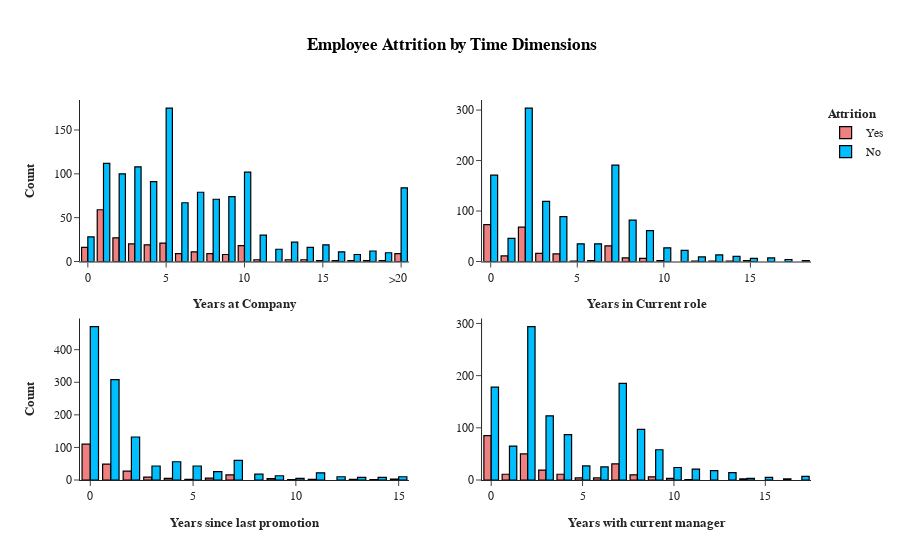

Notebook cell for this chart:
### Markdown cell above
<ul>
    <li><p>Most of the employee job roles are Sales Executive, Research Scientist and Laboratory Technician</p></li>
    <li><p>Job roles of employee having maximum attrition is Sales Executive, Sales Representative, Laboratory Technician and Research Scientist</p></li>
    <li><p>Job Roles having least employee attrition are Research Director, Manager and Healthcare representative</p></li>
</ul>
<br>
<a id='td'></a>
<div style="color:white;
            display:fill;
            border-radius:15px;
            background-color:white;
            font-size:110%;
            font-family:Verdana;
            letter-spacing:1px">
    <h3 style='padding: 10px;
              color:black;
               border:green;
               border-width:2.5px;
               border-style:solid;
              font-family: cursive;
              text-align:center;'>
        Employee Attrition by Time Dimensions
    </h3>
    </div>
<br>
<a href='#top' style='text-decoration:none; font-family: cursive; '>Back to Top^</a><br>

### Code cell
fig=go.Figure()
fig=make_subplots(rows=2,cols=2)
years1=df.groupby(['YearsAtCompany','Attrition'],as_index=False)['Age'].count()
years1['Count']=years1['Age']
years1.drop(columns='Age',axis=1,inplace=True)
years1['YearsAtCompany']=years1['YearsAtCompany'].apply(lambda x: 20 if x>19 else x)
years1=years1.groupby(['YearsAtCompany','Attrition'],as_index=False)['Count'].sum()
years2=df.groupby(['YearsInCurrentRole','Attrition'],as_index=False)['Age'].count()
years2['Count']=years2['Age']
years2.drop(columns='Age',axis=1,inplace=True)
years3=df.groupby(['YearsSinceLastPromotion','Attrition'],as_index=False)['Age'].count()
years3['Count']=years3['Age']
years3.drop(columns='Age',axis=1,inplace=True)
years4=df.groupby(['YearsWithCurrManager','Attrition'],as_index=False)['Age'].count()
years4['Count']=years4['Age']
years4.drop(columns='Age',axis=1,inplace=True)

fig.add_trace(go.Bar(x=years1[years1['Attrition']=='Yes']['YearsAtCompany'], y=years1[years1['Attrition']=='Yes']['Count'],name='Yes',marker_color='LightCoral',showlegend=False),row=1,col=1)
fig.add_trace(go.Bar(x=years1[years1['Attrition']=='No']['YearsAtCompany'], y=years1[years1['Attrition']=='No']['Count'],name='No',marker_color='DeepSkyBlue',showlegend=False),row=1,col=1)

fig.add_trace(go.Bar(x=years2[years2['Attrition']=='Yes']['YearsInCurrentRole'], y=years2[years2['Attrition']=='Yes']['Count'],name='Yes',marker_color='LightCoral',showlegend=True),row=1,col=2)
fig.add_trace(go.Bar(x=years2[years2['Attrition']=='No']['YearsInCurrentRole'], y=years2[years2['Attrition']=='No']['Count'],name='No',marker_color='DeepSkyBlue',showlegend=True),row=1,col=2)
fig.add_trace(go.Bar(x=years3[years3['Attrition']=='Yes']['YearsSinceLastPromotion'], y=years3[years3['Attrition']=='Yes']['Count'],name='Yes',marker_color='LightCoral',showlegend=False),row=2,col=1)
fig.add_trace(go.Bar(x=years3[years3['Attrition']=='No']['YearsSinceLastPromotion'], y=years3[years3['Attrition']=='No']['Count'],name='No',marker_color='DeepSkyBlue',showlegend=False),row=2,col=1)
fig.add_trace(go.Bar(x=years4[years4['Attrition']=='Yes']['YearsWithCurrManager'], y=years4[years4['Attrition']=='Yes']['Count'],name='Yes',marker_color='LightCoral',showlegend=False),row=2,col=2)
fig.add_trace(go.Bar(x=years4[years4['Attrition']=='No']['YearsWithCurrManager'], y=years4[years4['Attrition']=='No']['Count'],name='No',marker_color='DeepSkyBlue',showlegend=False),row=2,col=2)
fig.update_xaxes(title_text="<b style=\"font-size:90%;\">Years at Company", title_font_family="Times New Roman",row=1, col=1)
fig.update_xaxes(title_text="<b style=\"font-size:90%;\">Years in Current role",title_font_family="Times New Roman", row=1, col=2)
fig.update_xaxes(title_text="<b style=\"font-size:90%;\">Years since last promotion", title_font_family="Times New Roman",row=2, col=1)
fig.update_xaxes(title_text="<b style=\"font-size:90%;\">Years with current manager", title_font_family="Times New Roman",row=2, col=2)
fig.update_layout(title_x=0.5,template='simple_white',showlegend=True,legend_title_text="<b style=\"font-size:90%;\">Attrition",title_text='<b style="color:black; font-size:100%;"> Employee Attrition by Time Dimensions</b>',font_family="Times New Roman",title_font_family="Times New Roman")
fig.update_yaxes(title_text="<b style=\"font-size:90%;\">Count", title_font_family="Times New Roman",row=1, col=1)
fig.update_yaxes(title_text="<b style=\"font-size:90%;\">Count", title_font_family="Times New Roman",row=2, col=1)
fig.update_traces(marker=dict(line=dict(color='#000000', width=1.2)))

fig.add_annotation(x=0.428,
                   y=0.528,
                   text=">",
                   showarrow=False,
                   xref="paper",
                   yref="paper",)
fig.show()

### Figure 1 — Plotly figure (JSON) as saved in the notebook; plotly's stock layout.template omitted (floating-point values rounded to 4 significant figures)
{"data": [{"marker": {"color": "LightCoral", "line": {"color": "#000000", "width": 1.2}}, "name": "Yes", "showlegend": false, "type": "bar", "x": [0, 1, 2, 3, 4, 5, 6, 7, 8, 9, 10, 11, 13, 14, 15, 16, 17, 18, 19, 20], "xaxis": "x", "y": [16, 59, 27, 20, 19, 21, 9, 11, 9, 8, 18, 2, 2, 2, 1, 1, 1, 1, 1, 9], "yaxis": "y"}, {"marker": {"color": "DeepSkyBlue", "line": {"color": "#000000", "width": 1.2}}, "name": "No", "showlegend": false, "type": "bar", "x": [0, 1, 2, 3, 4, 5, 6, 7, 8, 9, 10, 11, 12, 13, 14, 15, 16, 17, 18, 19, 20], "xaxis": "x", "y": [28, 112, 100, 108, 91, 175, 67, 79, 71, 74, 102, 30, 14, 22, 16, 19, 11, 8, 12, 10, 84], "yaxis": "y"}, {"marker": {"color": "LightCoral", "line": {"color": "#000000", "width": 1.2}}, "name": "Yes", "showlegend": true, "type": "bar", "x": [0, 1, 2, 3, 4, 5, 6, 7, 8, 9, 10, 12, 13, 14, 15], "xaxis": "x2", "y": [73, 11, 68, 16, 15, 1, 2, 31, 7, 6, 2, 1, 1, 1, 2], "yaxis": "y2"}, {"marker": {"color": "DeepSkyBlue", "line": {"color": "#000000", "width": 1.2}}, "name": "No", "showlegend": true, "type": "bar", "x": [0, 1, 2, 3, 4, 5, 6, 7, 8, 9, 10, 11, 12, 13, 14, 15, 16, 17, 18], "xaxis": "x2", "y": [171, 46, 304, 119, 89, 35, 35, 191, 82, 61, 27, 22, 9, 13, 10, 6, 7, 4, 2], "yaxis": "y2"}, {"marker": {"color": "LightCoral", "line": {"color": "#000000", "width": 1.2}}, "name": "Yes", "showlegend": false, "type": "bar", "x": [0, 1, 2, 3, 4, 5, 6, 7, 9, 10, 11, 13, 14, 15], "xaxis": "x3", "y": [110, 49, 27, 9, 5, 2, 6, 16, 4, 1, 2, 2, 1, 3], "yaxis": "y3"}, {"marker": {"color": "DeepSkyBlue", "line": {"color": "#000000", "width": 1.2}}, "name": "No", "showlegend": false, "type": "bar", "x": [0, 1, 2, 3, 4, 5, 6, 7, 8, 9, 10, 11, 12, 13, 14, 15], "xaxis": "x3", "y": [471, 308, 132, 43, 56, 43, 26, 60, 18, 13, 5, 22, 10, 8, 8, 10], "yaxis": "y3"}, {"marker": {"color": "LightCoral", "line": {"color": "#000000", "width": 1.2}}, "name": "Yes", "showlegend": false, "type": "bar", "x": [0, 1, 2, 3, 4, 5, 6, 7, 8, 9, 10, 11, 14], "xaxis": "x4", "y": [85, 11, 50, 19, 11, 4, 4, 31, 10, 6, 3, 1, 2], "yaxis": "y4"}, {"marker": {"color": "DeepSkyBlue", "line": {"color": "#000000", "width": 1.2}}, "name": "No", "showlegend": false, "type": "bar", "x": [0, 1, 2, 3, 4, 5, 6, 7, 8, 9, 10, 11, 12, 13, 14, 15, 16, 17], "xaxis": "x4", "y": [178, 65, 294, 123, 87, 27, 25, 185, 97, 58, 24, 21, 18, 14, 3, 5, 2, 7], "yaxis": "y4"}], "layout": {"annotations": [{"showarrow": false, "text": ">", "x": 0.428, "xref": "paper", "y": 0.528, "yref": "paper"}], "autosize": true, "font": {"family": "Times New Roman"}, "legend": {"title": {"text": "<b style=\"font-size:90%;\">Attrition"}}, "showlegend": true, "title": {"font": {"family": "Times New Roman"}, "text": "<b style=\"color:black; font-size:100%;\"> Employee Attrition by Time Dimensions</b>", "x": 0.5}, "xaxis": {"anchor": "y", "autorange": true, "domain": [0, 0.45], "range": [-0.5, 20.5], "title": {"font": {"family": "Times New Roman"}, "text": "<b style=\"font-size:90%;\">Years at Company"}, "type": "linear"}, "xaxis2": {"anchor": "y2", "autorange": true, "domain": [0.55, 1], "range": [-0.5, 18.5], "title": {"font": {"family": "Times New Roman"}, "text": "<b style=\"font-size:90%;\">Years in Current role"}, "type": "linear"}, "xaxis3": {"anchor": "y3", "autorange": true, "domain": [0, 0.45], "range": [-0.5, 15.5], "title": {"font": {"family": "Times New Roman"}, "text": "<b style=\"font-size:90%;\">Years since last promotion"}, "type": "linear"}, "xaxis4": {"anchor": "y4", "autorange": true, "domain": [0.55, 1], "range": [-0.5, 17.5], "title": {"font": {"family": "Times New Roman"}, "text": "<b style=\"font-size:90%;\">Years with current manager"}, "type": "linear"}, "yaxis": {"anchor": "x", "autorange": true, "domain": [0.575, 1], "range": [0, 184.2], "title": {"font": {"family": "Times New Roman"}, "text": "<b style=\"font-size:90%;\">Count"}, "type": "linear"}, "yaxis2": {"anchor": "x2", "autorange": true, "domain": [0.575, 1], "range": [0, 320], "type": "linear"}, "yaxis3": {"anchor": "x3", "autorange": true, "domain": [0, 0.425], "range": [0, 495.8], "title": {"font": {"family": "Times New Roman"}, "text": "<b style=\"font-size:90%;\">Count"}, "type": "linear"}, "yaxis4": {"anchor": "x4", "autorange": true, "domain": [0, 0.425], "range": [0, 309.5], "type": "linear"}}}
